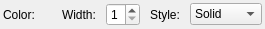
<?xml version="1.0" encoding="UTF-8"?>
<ui version="4.0">
 <class>vtkLineStyleWidget</class>
 <widget class="QWidget" name="vtkLineStyleWidget">
  <property name="geometry">
   <rect>
    <x>0</x>
    <y>0</y>
    <width>264</width>
    <height>26</height>
   </rect>
  </property>
  <property name="windowTitle">
   <string>Form</string>
  </property>
  <layout class="QHBoxLayout" name="horizontalLayout">
   <property name="spacing">
    <number>10</number>
   </property>
   <property name="leftMargin">
    <number>3</number>
   </property>
   <property name="topMargin">
    <number>3</number>
   </property>
   <property name="rightMargin">
    <number>3</number>
   </property>
   <property name="bottomMargin">
    <number>3</number>
   </property>
   <item>
    <widget class="QLabel" name="colorLabel">
     <property name="text">
      <string>Color:</string>
     </property>
    </widget>
   </item>
   <item>
    <widget class="ColorEditWidget" name="colorWidget">
     <property name="text">
      <string/>
     </property>
    </widget>
   </item>
   <item>
    <widget class="QLabel" name="widthLabel">
     <property name="text">
      <string>Width:</string>
     </property>
    </widget>
   </item>
   <item>
    <widget class="QSpinBox" name="widthSpinBox">
     <property name="minimum">
      <number>1</number>
     </property>
     <property name="maximum">
      <number>9</number>
     </property>
    </widget>
   </item>
   <item>
    <widget class="QLabel" name="styleLabel">
     <property name="text">
      <string>Style:</string>
     </property>
    </widget>
   </item>
   <item>
    <widget class="QComboBox" name="styleComboBox">
     <item>
      <property name="text">
       <string>Solid</string>
      </property>
     </item>
     <item>
      <property name="text">
       <string>Dashed</string>
      </property>
     </item>
     <item>
      <property name="text">
       <string>Dotted</string>
      </property>
     </item>
    </widget>
   </item>
  </layout>
 </widget>
 <customwidgets>
  <customwidget>
   <class>ColorEditWidget</class>
   <extends>QLabel</extends>
   <header>guibase/widget/coloreditwidget.h</header>
  </customwidget>
 </customwidgets>
 <resources/>
 <connections/>
</ui>
